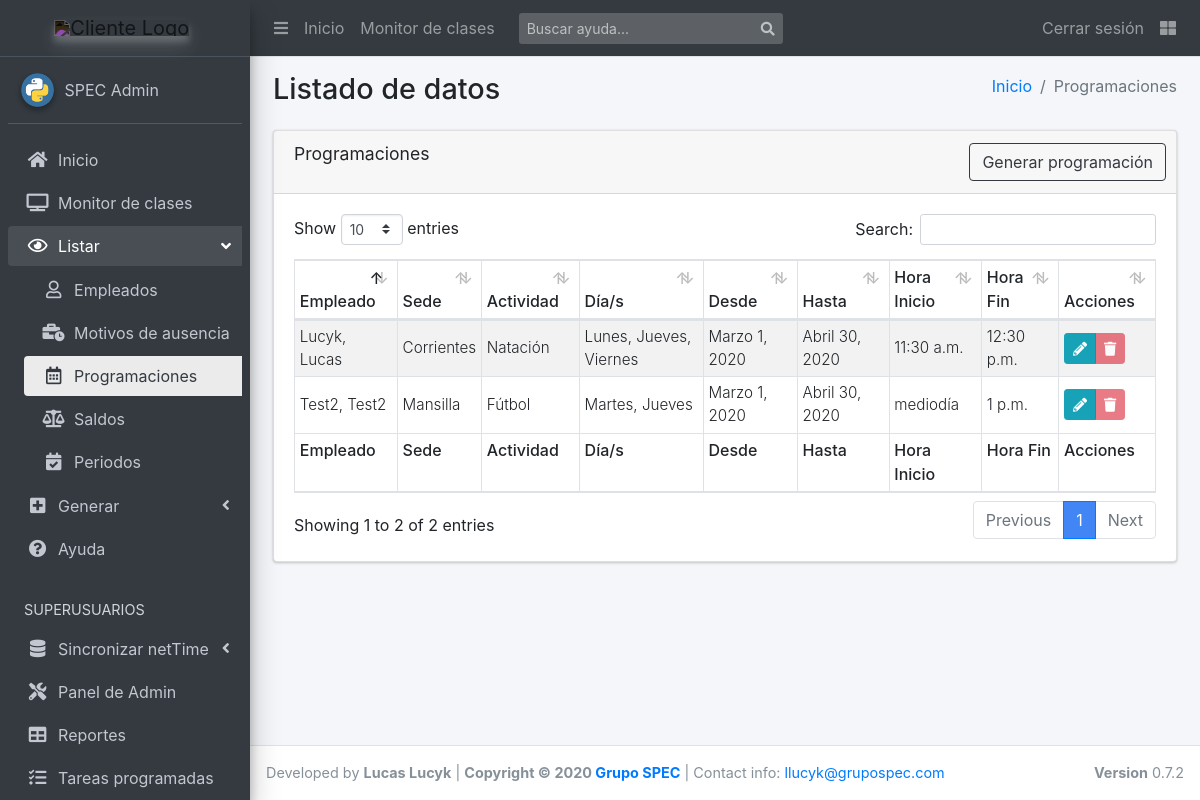
Before: /list/programaciones/ (signed in) with the older database file.
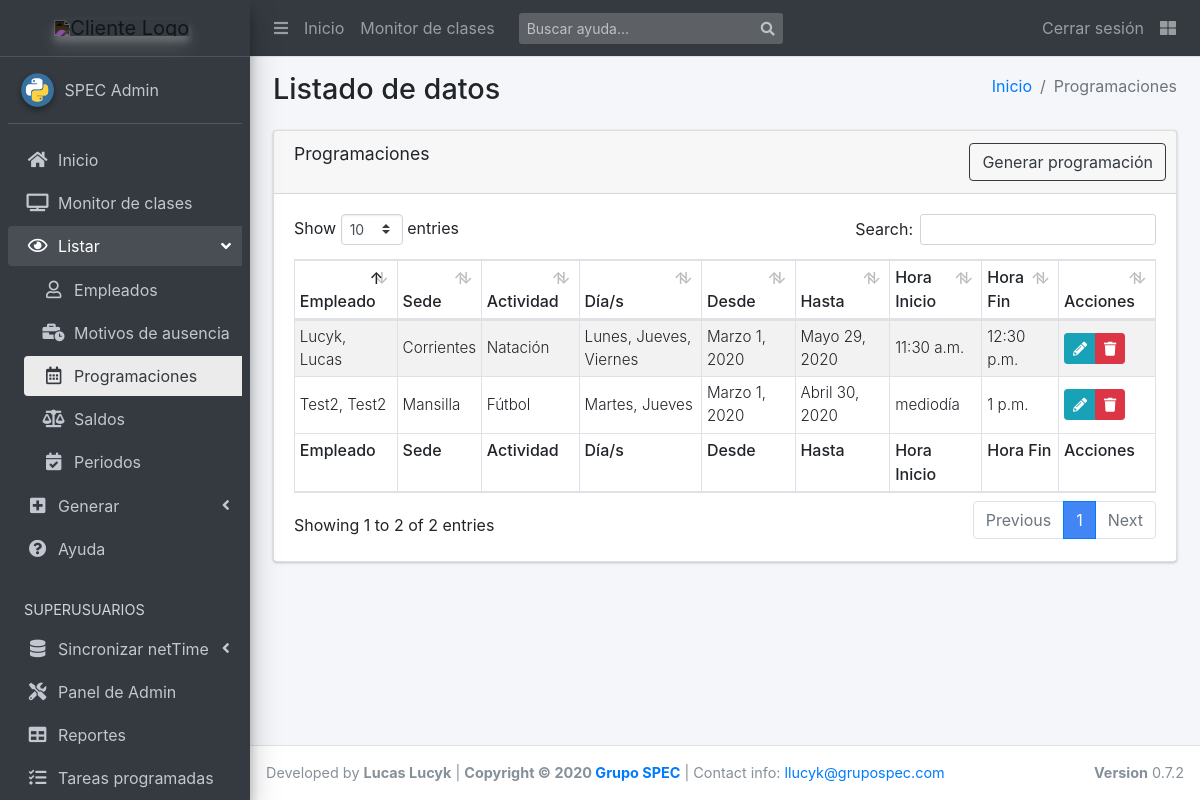
After: the same page with the newer database file.
### scg_app/models.py (models this page shows, shortened)
class Recurrencia(models.Model):
    fecha_desde = models.DateField(default=timezone.now)
    fecha_hasta = models.DateField(blank=True)
    horario_desde = models.TimeField(default=timezone.now)
    horario_hasta = models.TimeField(blank=True)
    empleado = models.ForeignKey(
        'Empleado', on_delete=models.SET(''), null=True)
    actividad = models.ForeignKey(
        'Actividad', on_delete=models.SET(''), null=True)
    sede = models.ForeignKey('Sede', on_delete=models.SET(''), null=True)
    weekdays = MultiSelectField(
        'Días de la semana', choices=settings.DIA_SEMANA_CHOICES,
        null=True, blank=True)
    locked = models.BooleanField(null=True, blank=True, default=False)
    class Meta:
        verbose_name = "Recurrencia"
        verbose_name_plural = "Recurrencias"
        get_latest_by = "id"
    def get_dias_str(self):
        return ', '.join(utils.get_dia_display(*self.weekdays))
    get_dias_str.short_description = "Días"
    def get_edit_url(self):
        return reverse('programacion_update', kwargs={"pk": self.id})
    def get_delete_url(self):
        return reverse(
            'confirm_delete',
            kwargs={"model":self.__class__.__name__, "pk":self.id})

class Empleado(models.Model):
    id_netTime = models.PositiveIntegerField(
        default=0,
        validators=[MinValueValidator(1)],
        unique=True,
        help_text="Para matchear marcajes e importaciones"
    )
    apellido = models.CharField(max_length=20)
    nombre = models.CharField(max_length=20)
    dni = models.CharField(max_length=8, unique=True)
    legajo = models.CharField(max_length=10, null=True, blank=True)
    empresa = models.CharField(max_length=10, null=True, blank=True)
    tipo = models.ForeignKey(
        'TipoContrato', on_delete=models.CASCADE, null=True, blank=True)
    liquidacion = models.ForeignKey(
        'TipoLiquidacion', on_delete=models.CASCADE, null=True, blank=True)
    escala = models.ManyToManyField('Escala')
    class Meta:
        verbose_name = "Empleado"
        verbose_name_plural = "Empleados"
        get_latest_by = "id"
    def __str__(self):
        return '{}, {}'.format(
            self.apellido,
            self.nombre if self.nombre else ''
        )

class Sede(models.Model):
    id_netTime = models.PositiveIntegerField(
        default=0,
        validators=[MinValueValidator(1)],
        unique=True,
        help_text="Para matchear marcajes e importaciones")
    nombre = models.CharField(max_length=40)
    tipo = models.CharField(max_length=30, default="Física", blank=True)
    class Meta:
        verbose_name = "Sede"
        verbose_name_plural = "Sedes"
        get_latest_by = "id"

class Actividad(models.Model):
    nombre = models.CharField(max_length=100)
    grupo = models.ForeignKey(
        'GrupoActividad', on_delete=models.SET(''), null=True, blank=True)
    class Meta:
        verbose_name = "Actividad"
        verbose_name_plural = "Actividades"
        get_latest_by = "id"

### scg_app/views.py (the view)
# urls.py: path('programaciones/', views.RecurrenciasList.as_view(),
class RecurrenciasList(LoginRequiredMixin, ListView):
    model = Recurrencia
    template_name = 'apps/scg_app/list/programaciones.html'
    context_object_name = 'programaciones_list'
    ordering = ['-fecha_desde', '-horario_desde', 'actividad__nombre']

### scg_app/utils.py (called while the page is built)
def get_dia_display(*args):
    to_dict = dict(settings.DIA_SEMANA_CHOICES)
    return [to_dict.get(str(char)) for char in args]

### templates/apps/scg_app/list/programaciones.html
{% extends "apps/scg_app/list/base.html" %}
{% block active_ver_program %} active {% endblock %}
{% block route %}
  <li class="breadcrumb-item"><a href="{% url 'index' %}">Inicio</a></li>
  <li class="breadcrumb-item active">Programaciones</li>
{% endblock route %}
{% block tableName %}Programaciones{% endblock %}
{% block generar_btn %}
  <a href="{% url 'programar' %}" class="btn btn-outline-dark">Generar programaci&oacute;n</a>
{% endblock %}
{% block tableHeaders %}
  <tr>
    <th>Empleado</th>
    <th>Sede</th>
    <th>Actividad</th>
    <th>D&iacute;a/s</th>
    <th>Desde</th>
    <th>Hasta</th>
    <th>Hora Inicio</th>
    <th>Hora Fin</th>
    <th>Acciones</th>
  </tr>
{% endblock %}
{% block tableBody %}
  {% for programacion in programaciones_list %}
    <tr>
      <td class="align-middle">{{programacion.empleado|capfirst}}</td>
      <td class="align-middle">{{programacion.sede.nombre|capfirst}}</td>
      <td class="align-middle">{{programacion.actividad.nombre|capfirst}}</td>
      <td class="align-middle">{{programacion.get_dias_str}}</td>
      <td class="align-middle">{{programacion.fecha_desde}}</td>
      <td class="align-middle">{{programacion.fecha_hasta}}</td>
      <td class="align-middle">{{programacion.horario_desde}}</td>
      <td class="align-middle">{{programacion.horario_hasta}}</td>
      <td class="py-0 align-middle">
        <div class="btn-group btn-group-sm">
          <a href="{{ programacion.get_edit_url|safe }}" class="btn btn-info"><i class="fas fa-pencil-alt"></i></a>
          {% if programacion.locked %}
            <a href="#" class="btn btn-danger disabled" role="button" aria-disabled="true">
              <i class="fas fa-trash"></i>
            </a>
          {% else %}
            <a href="{{ programacion.get_delete_url|safe }}" class="btn btn-danger"><i class="fas fa-trash"></i></a>
          {% endif %}
        </div>
      </td>
    </tr>
  {% endfor %}
{% endblock %}
{% block tableFooter %}
  <tr>
    <th>Empleado</th>
    <th>Sede</th>
    <th>Actividad</th>
    <th>D&iacute;a/s</th>
    <th>Desde</th>
    <th>Hasta</th>
    <th>Hora Inicio</th>
    <th>Hora Fin</th>
    <th>Acciones</th>
  </tr>
{% endblock %}

### templates/apps/scg_app/list/base.html (shortened to what this page needs)
{% extends "base_template.html" %}
{% block extra_css %}
{% load static %}
  <link rel="stylesheet" href="{%  static 'plugins/datatables-bs4/css/dataTables.bootstrap4.min.css' %}">
  <link rel="stylesheet" href="{%  static 'plugins/datatables-responsive/css/responsive.bootstrap4.min.css' %}">
{% endblock %}
{% block namepage %}Listado de datos{% endblock %}
{% block open_ver %} menu-open {% endblock %}
{% block content %}
<div class="row">
  <div class="col-md-12">
    <section id="results">
      <div class="card">
        <div class="card-header">
          <h3 class="card-title">
            {% block tableName %}&nbsp;{% endblock %}
          </h3>
            <div class="card-tools">
              {% block generar_btn %}{% endblock %}
            </div>
        </div>
        <div class="card-body">
          <table id="data-table" class="table table-bordered table-striped table-sm table-responsive-sm">
            <thead>
              {% block tableHeaders %}{% endblock %}
            </thead>
            <tbody>
              {% block tableBody %}{% endblock %}
            </tbody>
            <tfoot>
              {% block tableFooter %}{% endblock %}
            </tfoot>
          </table>
        </div>
      </div>
    </section>
  </div>
</div>
{% endblock %}
{% block extra_js %}
{% load static %}
{% endblock %}

### templates/base_template.html (shortened to what this page needs)
<!DOCTYPE html>
<html lang="es">
<head>
  {% load static %}
  <link rel="stylesheet" href="{%  static 'css/main.css' %}">
  <link rel="stylesheet" href="https://code.ionicframework.com/ionicons/2.0.1/css/ionicons.min.css">
  <link rel="stylesheet" href="{%  static 'dist/css/adminlte.min.css' %}">
  <link rel="stylesheet" href="https://cdnjs.cloudflare.com/ajax/libs/Chart.js/2.8.0/Chart.min.css" />
  <link rel="stylesheet" href="https://stackpath.bootstrapcdn.com/bootstrap/4.4.1/css/bootstrap.min.css">
  {% if 1 == 1 %}
    <link rel="stylesheet" href="https://use.fontawesome.com/releases/v5.8.2/css/all.css">
  {% else %}
    <link rel="stylesheet" href="{%  static 'plugins/fontawesome-free/css/all.min.css' %}">
  {% endif %}
  {% block extra_css %}
  {% endblock %}
</head>
<body class="hold-transition sidebar-mini layout-fixed .layout-footer-fixed .layout-navbar-fixed">
<div class="wrapper">
  <nav class="main-header navbar navbar-expand navbar-dark navbar-dark">
    <ul class="navbar-nav">
      <li class="nav-item">
        <a class="nav-link" data-widget="pushmenu" href="#" role="button"><i class="fas fa-bars"></i></a>
      </li>
      <li class="nav-item d-none d-sm-inline-block">
        <a href="{% url 'index' %}" class="nav-link">Inicio</a>
      </li>
      <li class="nav-item d-none d-sm-inline-block">
        <a href="{% url 'clases_view'%}" class="nav-link">Monitor de clases</a>
      </li>
    </ul>
    <form class="form-inline ml-3">
      <div class="input-group input-group-sm">
        <input class="form-control form-control-navbar" type="search" placeholder="Buscar ayuda..." aria-label="Buscar">
        <div class="input-group-append">
          <button class="btn btn-navbar" type="submit">
            <i class="fas fa-search"></i>
          </button>
        </div>
      </div>
    </form>
    <ul class="navbar-nav ml-auto">
      {% if user.is_authenticated %}
        <li class="nav-item">
          <a class="nav-link" href="{% url 'logout'%}?next={{request.path}}">
          Cerrar sesi&oacute;n
          </a>
        </li>
      {% endif %}
      <li class="nav-item">
        <a class="nav-link" data-widget="control-sidebar" data-slide="true" href="#" role="button">
          <i class="fas fa-th-large"></i>
        </a>
      </li>
    </ul>
  </nav>
  <aside class="main-sidebar sidebar-dark-primary elevation-4">
    <a id="logo-big" href="{% url 'index' %}" class="brand-link text-center" style="display:none;">
      <img src="https://megatlon.com/megatlon/images/megatlon.svg"
           alt="Cliente Logo"
           class="brand-image elevation-3 invert-color img-center"
           style="opacity: .8;">
      <span class="brand-text font-weight-light">&nbsp;</span>
    </a>
    <div class="sidebar">
      <div class="user-panel mt-3 pb-3 mb-3 d-flex">
        <div class="image">
          <img src="{% static 'img/python.png' %}" class="img-circle elevation-2" alt="User Image">
        </div>
        <div class="info">
          <a href="#" class="d-block">{{ user.last_name }} {{ user.first_name }}</a>
        </div>
      </div>
      <nav class="mt-2">
        <ul class="nav nav-pills nav-sidebar flex-column nav-child-indent" data-widget="treeview" role="menu" data-accordion="false">
          <li class="nav-item">
            <a href="{% url 'index' %}" class="nav-link {% block active_home %}{% endblock %}">
              <i class="nav-icon fas fa-home"></i>
              <p>Inicio</p>
            </a>
          </li>
          <li class="nav-item">
            <a href="{% url 'clases_view'%}" class="nav-link {% block active_monitor %}{% endblock %}">
              <i class="nav-icon fas fa-tv"></i>
              <p>Monitor de clases</p>
            </a>
          </li>
          <li class="nav-item has-treeview {% block open_ver %}{% endblock %}">
            <a href="#" class="nav-link">
              <i class="nav-icon far fa-eye"></i>
              <p>
                Listar
                <i class="fas fa-angle-left right"></i>
              </p>
            </a>
            <ul class="nav nav-treeview">
              <li class="nav-item">
                <a href="{% url 'empleados_view'%}" class="nav-link {% block active_ver_empleados %}{% endblock %}">
                  <i class="far fa-user nav-icon"></i>
                  <p>Empleados</p>
                </a>
              </li>
              <li class="nav-item">
                <a href="{% url 'motivos_ausencia_view'%}" class="nav-link {% block active_ver_mot_aus %}{% endblock %}">
                  <i class="fas fa-business-time nav-icon"></i>
                  <p>Motivos de ausencia</p>
                </a>
              </li>
              <li class="nav-item">
                <a href="{% url 'programaciones_view'%}" class="nav-link {% block active_ver_program %}{% endblock %}">
                  <i class="far fa-calendar-alt nav-icon"></i>
                  <p>Programaciones</p>
                </a>
              </li>
              <li class="nav-item">
                <a href="{% url 'saldos_view'%}" class="nav-link {% block active_ver_saldos %}{% endblock %}">
                  <i class="fas fa-balance-scale nav-icon"></i>
                  <p>Saldos</p>
                </a>
              </li>
              <li class="nav-item">
                <a href="{% url 'periodos_view'%}" class="nav-link {% block active_ver_periodos %}{% endblock %}">
                  <i class="fas fa-calendar-check nav-icon"></i>
                  <p>Periodos</p>
                </a>
              </li>
            </ul>
          </li>
          <li class="nav-item has-treeview {% block open_crear %}{% endblock %}">
            <a href="#" class="nav-link">
              <i class="nav-icon fas fa-plus-square"></i>
              <p>
                Generar
                <i class="right fas fa-angle-left"></i>
              </p>
            </a>
          </li>
          <li class="nav-item">
            <a href="{% url 'wiki'%}" class="nav-link {% block active_wiki %}{% endblock %}">
              <i class="nav-icon fas fa-question-circle"></i>
              <p>Ayuda</p>
            </a>
          </li>
          {% if user.is_superuser %}
            <li class="nav-header">SUPERUSUARIOS</li>
            <li class="nav-item has-treeview">
              <a href="#" class="nav-link">
                <i class="nav-icon fas fa-database"></i>
                <p>
                  Sincronizar netTime
                  <i class="right fas fa-angle-left"></i>
                </p>
              </a>
            </li>
            <li class="nav-item">
              <a href="/admin/" target="_blank" class="nav-link">
                <i class="nav-icon fas fa-tools"></i>
                <p>Panel de Admin</p>
              </a>
            </li>
            <li class="nav-item">
              <a href="/report_builder/" class="nav-link">
                <i class="nav-icon fas fa-table"></i>
                <p>Reportes</p>
              </a>
            </li>
            <li class="nav-item">
              <a href="{% url 'tasks_management' %}" class="nav-link {% block active_tareas %}{% endblock %}">
                <i class="nav-icon fas fa-tasks"></i>
                <p>Tareas programadas</p>
              </a>
            </li>
          {% endif %}
        </ul>
      </nav>
    </div>
  </aside>
  <div class="content-wrapper">
    <section class="content-header">
      <div class="container-fluid">
        <div class="row mb-2">
          <div class="col-sm-6">
            <h1>{% block namepage %}Inicio{% endblock %}</h1>
          </div>
          <div class="col-sm-6">
            <ol class="breadcrumb float-sm-right">
              {% block route %}{% endblock %}
            </ol>
          </div>
        </div>
      </div>
    </section>
    <section class="content">
      <div class="container-fluid">
        {% block content %}{% endblock %}
      </div>
    </section>
  </div>
  <footer class="main-footer">
    <div class="float-right d-none d-sm-block">
      <b>Version</b> 0.7.2
    </div>
    Developed by <strong>Lucas Lucyk</strong> |
    <strong>Copyright &copy; 2020 <a href="https://grupospec.com/es/">Grupo SPEC</a></strong>
    | Contact info: <a href="mailto:llucyk@grupospec.com">llucyk@grupospec.com</a>
  </footer>
</div>
</body>
</html>

### static/css/main.css (style rules this page uses)
footer { font-size: .9rem; }
table td { font-size: .95rem; font-weight: 300; }
table th { font-size: 1rem; font-weight: 500; }
.invert-color { -webkit-filter: invert(1); filter: invert(1); }
.img-center { float: none !important; }

Changed rows visible on the page:
changed Recurrencia "Martes, Jueves": locked True → False (drawn)
changed Recurrencia "Lunes, Jueves, Viernes": fecha_hasta "Abril 30, 2020" → "Mayo 29, 2020"; locked True → False (drawn)
